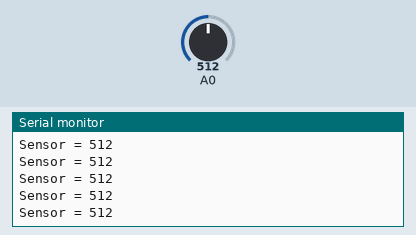
This sketch was run on a simulated Arduino Uno, built with avr-gcc and run on an emulated ATmega328P. Parts: the last lines printed to the serial monitor. The inputs (shaded band) are chosen by the test bench; at power-on: A0 = 512.

Above: at 1.2 s.
1.3 s: A0 set to 437
At 1.43 s:
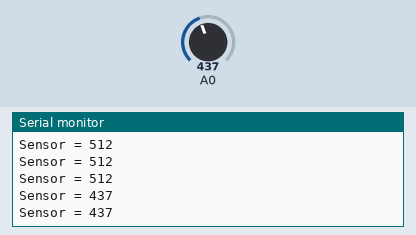
2.8 s: A0 set to 409
At 3.6 s:
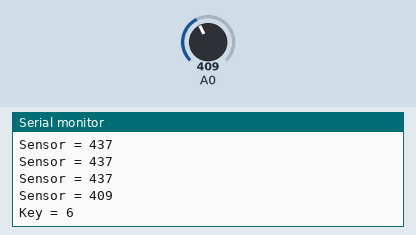
Timing chart, 0 to 5.8 s (numbered marks = the images above; inputs shaded):
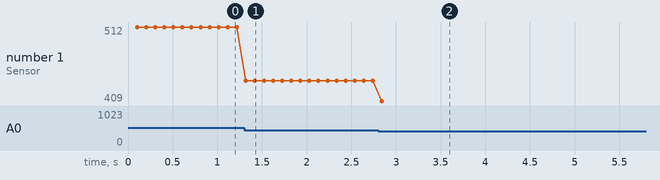

The sketch:

keyboard_adc.pde
```cpp
#define key_1 48
#define key_2 86
#define key_3 128
#define key_4 196
#define key_5 308
#define key_6 410
#define key_7 535
#define key_8 686
#define key_9 778
#define key_10 845
#define key_11 922
#define key_12 952

#define erro 15

int sensor;
char key;
char old_key = 0;

void setup()
{
  Serial.begin(9600);
}

void loop()
{
  if(analogRead(0) == 0)
  {
    old_key = 0;
  }

  if(analogRead(0) != 0)
  {
    delay(100);

    sensor = 0;
    for (int i = 0; i < 10; i++)
    {
      sensor = sensor + analogRead(0);
    }
    sensor = sensor / 10;

    Serial.print("Sensor = ");
    Serial.println(sensor);

    key = tecla(sensor);

    if ( (key != old_key) && (key != 0) )
    {
      old_key = key;
      Serial.print("Key = ");
      Serial.println(key);
      while(analogRead(0) != 0);
    }

  }

}

char tecla(int sensor)
{
  if (sensor < (key_1 + erro) && sensor > (key_1 - erro) ) return '1';
  if (sensor < (key_2 + erro) && sensor > (key_2 - erro) ) return '2';
  if (sensor < (key_3 + erro) && sensor > (key_3 - erro) ) return '3';
  if (sensor < (key_4 + erro) && sensor > (key_4 - erro) ) return '4';
  if (sensor < (key_5 + erro) && sensor > (key_5 - erro) ) return '5';
  if (sensor < (key_6 + erro) && sensor > (key_6 - erro) ) return '6';
  if (sensor < (key_7 + erro) && sensor > (key_7 - erro) ) return '7';
  if (sensor < (key_8 + erro) && sensor > (key_8 - erro) ) return '8';
  if (sensor < (key_9 + erro) && sensor > (key_9 - erro) ) return '9';
  if (sensor < (key_10 + erro) && sensor > (key_10 - erro) ) return '*';
  if (sensor < (key_11 + erro) && sensor > (key_11 - erro) ) return '0';
  if (sensor < (key_12 + erro) && sensor > (key_12 - erro) ) return '#';
  return 0;
}
```

Measured:
- the behaviour switches between 425 and 424 on A0 (found by bisection; images 1 and 2)
- after the input at 1.3 s, the serial monitor: prints a new line at once (image 1)
- after the input at 2.8 s, the serial monitor: prints a new line at once (image 2)
- plotted number 1: 512 → 437 after the input at 1.3 s, 437 → 409 after the input at 2.8 s
